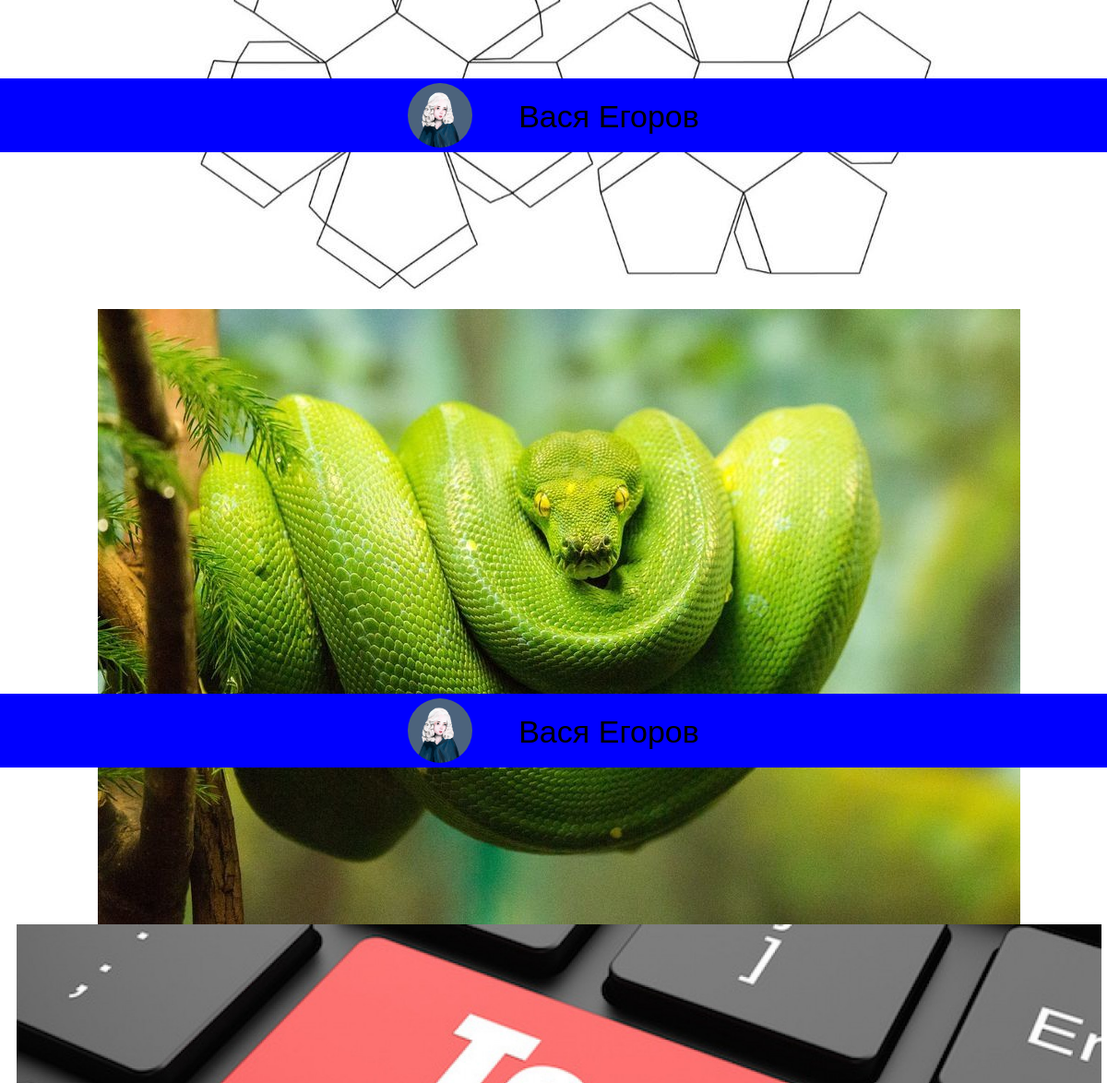
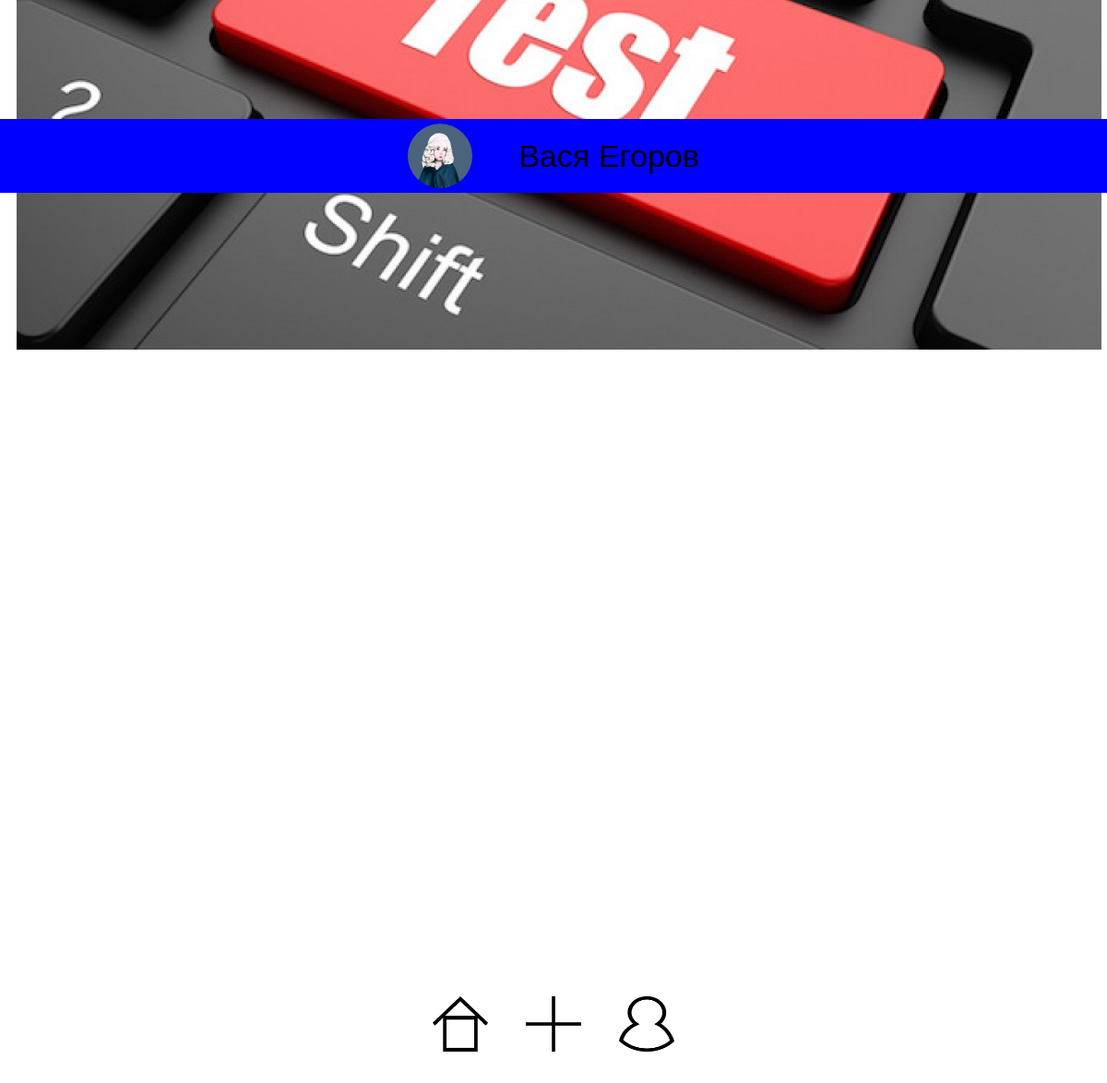
/watch.php, run on the app's committed database (2 pictures, top to bottom).
### tables this page shows
CREATE TABLE `articles` (
  `article_id` int(11) NOT NULL,
  `author_id` int(11) DEFAULT NULL,
  `author_name` varchar(100) NOT NULL,
  `author_lastname` varchar(100) NOT NULL,
  `author_avaname` varchar(2555) NOT NULL,
  `filename` varchar(255) NOT NULL,
  `article_title` varchar(100) NOT NULL,
  `categorie_id` int(11) DEFAULT NULL,
  `description` varchar(255) NOT NULL DEFAULT 'Нет описания',
  `pub_date` datetime NOT NULL DEFAULT CURRENT_TIMESTAMP
);

### watch.php (the view, shortened to what this page needs)
<?php
require "php/connect.php";
$link = mysqli_connect($host, $user, $password, $database)
       or die("Ошибка " . mysqli_error($link));
$query = "SELECT * FROM `articles`";
?>
<!DOCTYPE html>
<html>
<head>
    <link rel="stylesheet" href="css/all.css">
    <link rel="stylesheet" href="css/watch.css">
    <link rel="stylesheet" href="css/menu.css">
</head>
<body>
    <?php require "php/menu.php";?>
    <div class="article">
        <?php
        $result = mysqli_query($link, $query) or die("Ошибка " . mysqli_error($link));
        if (mysqli_num_rows($result) != 0)
        {
            while ($row = mysqli_fetch_array($result)):?>
            <div class="article">
                <img class="art" src="temp/<?=$row['filename']?>" alt="">
                <div class="author">
                    <img src="avas/<?=$row['author_avaname']?>" alt="" class="profile_logo">
                    <div class="name">
                        <?=$row['author_name']?>
                        <?=$row['author_lastname']?>
                    </div>
                </div>
            </div>
            <?php endwhile;}?>
    </div>
</body>
</html>

### php/menu.php
<div class="bottom">
	<div class="container">
		<div class="logo">
		<a href="../index.php"><img src="../images/2.png" alt=""></a>
		</div>
		<div class="logo">
			<a href="../pub.php"><img src="../images/1.png" alt=""></a>
		</div>
		<div class="logo">
			<a href="../author_page.php"><img src="../images/3.png" alt=""></a>
		</div>
	</div>
</div>

### css/all.css (style rules this page uses)
* { padding: 0; margin: 0; box-sizing: border-box; outline: none; }
::placeholder { color: black; }

### css/watch.css (style rules this page uses)
body { width: 100vw; height: 300vh; overflow-x: hidden; }
.article { width: 100vw; height: 100vh; position: relative; display: flex; justify-content: center; align-items: center; flex-direction: column; z-index: -1; }
.author { position: absolute; bottom: 170px; height: 80px; width: 100vw; background-color: blue; display: flex; justify-content: center; align-items: center; }
.profile_logo { border: 0; border-radius: 50%; height: 70px; width: 70px; margin-right: 50px; }
.name { font-size: 34px; font-family: 'Inter', sans-serif; }
.art { height: auto; max-width: 98vw; margin-left: 1vw; width: auto; max-height: 100vh; }

### css/menu.css (style rules this page uses)
.container { display: flex; justify-content: center; width: 100vw; height: auto; padding-top: 20px; }
.bottom { position: fixed; bottom: 66px; }
.logo { height: 73px; width: 73px; margin: 14px; background-color: #fff; border-radius: 50%; overflow: hidden; }
.container img { height: 70px; width: 70px; border: solid white 5px; margin-left: 1.5px; margin-top: 1.5px; z-index: 1000; }

### data on the page
articles: filename (picture), author_avaname (picture), author_name "Вася", author_lastname "Егоров"
articles: filename (picture), author_avaname (picture), author_name "Вася", author_lastname "Егоров"
articles: filename (picture), author_avaname (picture), author_name "Вася", author_lastname "Егоров"
